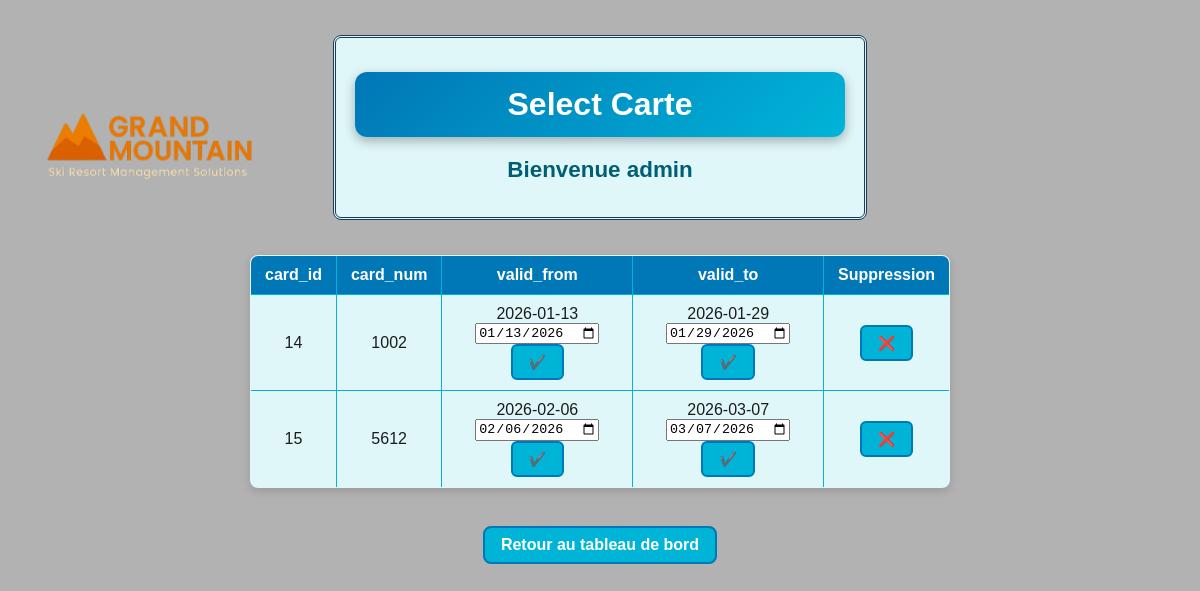
The page /display_cards.php (signed in) on the database its author committed.
### tables this page shows
CREATE TABLE `cards` (
  `card_id` int UNSIGNED NOT NULL,
  `card_num` int UNSIGNED NOT NULL,
  `valid_from` date NOT NULL,
  `valid_to` date NOT NULL
);

### config.php (called while the page is built, shortened)
<?php
    $cssFile = getenv('THEME_CSS') ?: 'css/style1.css';
?>

### display_cards.php (the view, shortened to what this page needs)
<?php
  require_once __DIR__ . '/config.php';
if (!isset($skipass_db) || !($skipass_db instanceof mysqli)) {
    $skipass_db = new mysqli($db_host,$db_user,$db_pass,$db_name, $db_port);
}
$query = "SELECT * FROM cards";
if (!$result = $skipass_db->query($query)) {
    die("Erreur SELECT : " . $skipass_db->error);
}
$fields = $result->fetch_fields();
?>
<!doctype html>
<html lang="fr">
<head>
  <link rel="stylesheet" href="<?= htmlspecialchars($cssFile) ?>">
</head>
<body>
  <div class="top_banner">
    <h1>Select Carte</h1>
    <h2><?php echo "Bienvenue " . htmlspecialchars($_SESSION['login']); ?></h2>
  </div>
<table border="1">
  <tr>
    <?php foreach ($fields as $f): ?>
      <th><?= htmlspecialchars($f->name) ?></th>
    <?php endforeach; ?>
    <?php if ($_SESSION['role']=="administrator"): ?>
      <th>Suppression</th>
    <?php endif; ?>
  </tr>
  <?php while ($row = $result->fetch_assoc()): ?>
  <tr>
    <?php foreach ($fields as $f): ?>
      <td>
        <?= htmlspecialchars($row[$f->name]) ?>
        <?php
          if (preg_match('/^\d{4}-\d{2}-\d{2}$/', $row[$f->name])):
        ?>
          <form method="post" action="script_modify.php" style="display:inline;">
            <input type="date" name="new_date" value="<?= htmlspecialchars($row[$f->name]) ?>">
            <input type="submit" value="✔️" title="Enregistrer">
          </form>
        <?php endif; ?>
      </td>
    <?php endforeach; ?>
    <?php if ($_SESSION['role']=="administrator"): ?>
      <td>
        <form method="post" action="script_delete.php" onsubmit="return confirm('Supprimer cette ligne ?');">
          <input type="submit" value="❌">
        </form>
      </td>
    <?php endif; ?>
  </tr>
  <?php endwhile; ?>
</table>
  <br>
  <a href="dashboard.php">Retour au tableau de bord</a>
</body>
</html>

### assets/style1.css (style rules this page uses)
body { margin: 0; padding: 20px; min-height: 100vh; font-family: 'Arial', sans-serif; display: flex; flex-direction: column; align-items: center; color: #1b1b1b; position: relative; background-image: url('background.png'); background-size: cover; background-repeat: no-repeat; background-position: center; }
body::before { content: ''; position: fixed; top: 20px; left: 20px; width: 250px; height: 250px; background-image: url('logo.png'); background-size: contain; background-repeat: no-repeat; background-position: center; z-index: 1; pointer-events: none; }
body::after { content: ''; position: fixed; top: 0; left: 0; width: 100%; height: 100%; background: rgba(0,0,0,0.3); z-index: 0; pointer-events: none; }
body > * { position: relative; z-index: 2; }
h1 { max-width: 600px; width: 90%; margin: 20px auto; text-align: center; background: linear-gradient(135deg, #0077b6, #00b4d8); color: #fff; padding: 14px 20px; border-radius: 12px; box-shadow: 0 4px 12px rgba(0,0,0,0.3); }
h2 { color: #005f73; text-align: center; font-size: 1.4em; margin: 10px 0 20px; }
.top_banner { border: 3px double #1b3b5a; border-radius: 8px; max-width: 500px; width: 100%; padding: 14px; background: #e0f7fa; margin: 15px 0; text-align: center; font-weight: bold; color: #003459; }
input[type="submit"], button[type="submit"] { font-family: 'Arial', sans-serif; font-size: 14px; font-weight: bold; padding: 8px 16px; background-color: #00b4d8; color: #fff; border: 2px solid #0077b6; border-radius: 6px; cursor: pointer; transition: all 0.2s; }
table { border-collapse: collapse; margin: 20px auto; width: 90%; max-width: 700px; background: #e0f7fa; box-shadow: 0 3px 8px rgba(0,0,0,0.15); border-radius: 8px; overflow: hidden; }
td, th { border: 1px solid #00b4d8; padding: 10px 14px; text-align: center; }
th { background-color: #0077b6; font-weight: bold; color: #fff; }
a { display: inline-block; border: 2px solid #0077b6; background-color: #00b4d8; border-radius: 8px; padding: 8px 16px; text-decoration: none; color: #fff; font-weight: bold; transition: background 0.3s, transform 0.2s; }
html { height: 100%; overflow: hidden; position: relative; }

### rows shown on the page
cards: card_id "14", card_num "1002", valid_from "2026-01-13", new_date "01/13/2026", valid_to "2026-01-29", new_date "01/29/2026"
cards: card_id "15", card_num "5612", valid_from "2026-02-06", new_date "02/06/2026", valid_to "2026-03-07", new_date "03/07/2026"

### other values the page prints
$_SESSION['login'] "admin"
$f->name "card_id"
$f->name "card_num"
$f->name "valid_from"
$f->name "valid_to"
